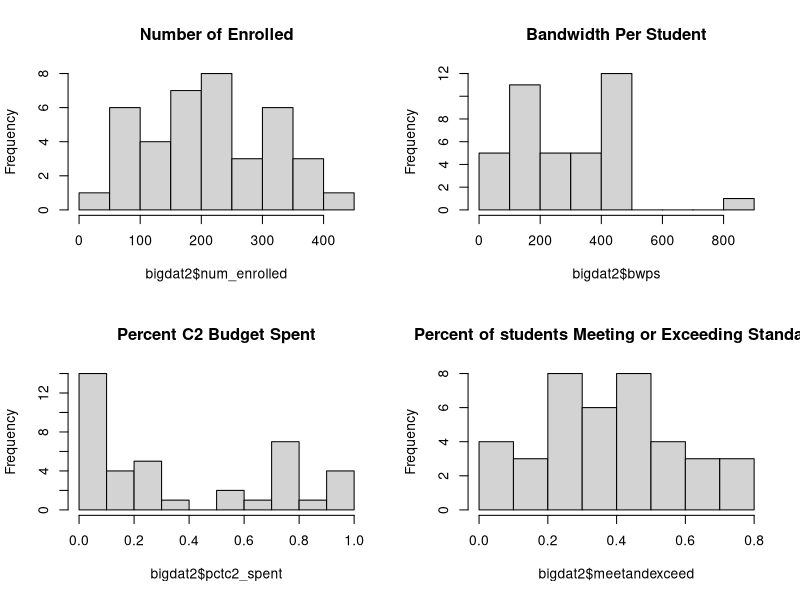

Generate this figure with R:
rm(list=ls())
directoryis=getwd()
setwd(directoryis)

#import .csv
psatmath=read.csv("psat-math-school Quick Report.csv")
psatlang=read.csv("psat-ela-school Quick Report.csv")



#function to remove header, extra cells,& non/excluded data (* fields)
cleaner=function(data){
  for(c in 1:2){ #convert character columns to char
    data[,c]=as.character(data[,c])
  }
  exclude=numeric() #initialize exclusion vector
  for(r in 3:length(data[,1])){ #identify rows to add to exclusion vector (rows containing *,**,***)
    for(c in 3:length(colnames(data))){
      if(data[r,c]=="*" | data[r,c]=="**" | data[r,c]=="***"){
        exclude=c(exclude,r)
      } 
    }
  }
  exclude=unique(exclude) #remove duplicate exclusion terms
  data=data[-c(1,exclude),] #eliminate rows from dataframe
  for(c in 3:length(colnames(data))){ #convert factor values to char then numeric
    data[,c]=as.character(data[,c])
    data[,c]=as.numeric(data[,c])
  }
  clip=numeric() #remove extra frames at the bottom
  for(r in 1:length(data[,4])){
    if(is.na(data[r,4])){
      clip=c(clip,r)
    }
  }
  data=data[-clip,]
  colnames(data)=c("dist","school","grade","num_enrolled","pctested","not","partial","meeting","exceed","meetandexceed","avgscalescore")
  return(data)
}


mathdat=cleaner(psatmath)
eladat=cleaner(psatlang)


eshdb=read.csv("ri_ass_dat_2018_01.csv")

cleaner2=function(data){
  #converting columns from factor to char,numeric,logical
  for(c in c(1,3,5,7,11,12,14,16)){
    data[,c]=as.character(data[,c])
    data[,c]=as.numeric(data[,c])
  }
  for(c in c(2,4,6,8,9,15)){
    data[,c]=as.character(data[,c])
  }
  for(c in c(10,13)){
    data[,c]=as.logical(data[,c])
  }
  return(data)
}

eshdb=cleaner2(eshdb)

ridata=mathdat
eshdata=eshdb

#matching algo by name
namematch=function(ridata,eshdata,num_char){
  maindf=data.frame()
  for(r in 1:length(ridata[,1])){
    numdat=data.frame()
    namdat=data.frame()
    rowdat=data.frame()
    name.source=ridata$school[r] #pick up school name each row
    name.source=gsub(" ","",name.source) #kill spaces
    name.source=gsub("\\.","",name.source) #kill periods
    name.source=tolower(name.source) #make lower case
    name.source=gsub("senior","sr",name.source) #translate "Senior" to abbrev.
    name.source=substr(name.source,1,num_char) #clip string to length of num_char input var.
    for(t in 1:length(eshdata[,1])){
      name.target=eshdata$school_name[t] #pick up school name each row
      name.target=gsub(" ","",name.target) #kill spaces
      name.target=gsub("\\.","",name.target) #kill periods
      name.target=tolower(name.target) #make lower case
      name.target=gsub("senior","sr",name.target) #translate "Senior" to abbrev.
      name.target=substr(name.target,1,num_char) #clip string to length of num_char input var.
      if(name.source==name.target){
        numdat=c(ridata[r,3:11],
                     "frl_percent"=eshdata$frl_percent[t], #percent eligible for lunch subsidy
                     "stupschool"=(eshdata$num_students[t]/eshdata$num_schools[t]), #average student/school/dist
                     "teachpschool"=(eshdata$num_teachers[t]/eshdata$num_schools[t]), #average teach/school/dist
                     "pctc2_spent"=eshdata$pct_c2_spent[t], #percent of C2 budget spent
                     "bwps"=eshdata$ia_bandwidth_per_student_kbps[t]) #bandwidth per student
        namdat=ridata[r,1:2]
        rowdat=cbind(namdat,numdat)
      }
    }
    maindf=rbind(maindf,rowdat)
  }
  maindf=as.data.frame(maindf)
  return(maindf)
}

namematch2=function(ridata,eshdata){
  maindf=data.frame()
  for(r in 1:length(ridata[,1])){
    numdat=data.frame()
    namdat=data.frame()
    rowdat=data.frame()
    name.source=ridata$school[r] #pick up school name each row
    name.source=tolower(name.source) #make lower case
    name.source=strsplit(name.source," ") #split by spaces
    for(l in 1:length(name.source[[1]])){
      name.source[[1]][l]=gsub("\\.","",name.source[[1]][l]) #kill periods
      if(name.source[[1]][l]=="senior"){ #change "Senior" to "sr
        name.source[[1]][l]="sr"
      }
    }
    for(t in 1:length(eshdata[,1])){
      name.target=eshdata$school_name[t] #pick up school name each row
      name.target=tolower(name.target) #make lower case
      name.target=strsplit(name.target," ") #split by spaces
      for(l in 1:length(name.target[[1]])){
        name.target[[1]][l]=gsub("\\.","",name.target[[1]][l]) #kill periods
        if(name.target[[1]][l]=="senior"){ #change "Senior" to "sr
          name.target[[1]][l]="sr"
        }
      }
      mscore=logical()
      name.source=name.source[[1]]
      name.target=name.target[[1]]
      for(p in 1:length(name.source[[1]])){
        if(name.source[p] == name.target[p]){
          mscore[p]=T
        }
        else{
          mscore[p]=F
        }
      }
      if(all(mscore)){ #if all score elements are TRUE indicates match
       numdat=c(ridata[r,3:11],
                 "frl_percent"=eshdata$frl_percent[t], #percent eligible for lunch subsidy
                 "stupschool"=(eshdata$num_students[t]/eshdata$num_schools[t]), #average student/school/dist
                 "teachpschool"=(eshdata$num_teachers[t]/eshdata$num_schools[t]), #average teach/school/dist
                 "pctc2_spent"=eshdata$pct_c2_spent[t], #percent of C2 budget spent
                 "bwps"=eshdata$ia_bandwidth_per_student_kbps[t]) #bandwidth per student
        namdat=ridata[r,1:2]
        rowdat=cbind(namdat,numdat) #join char & numeric items
      }
    }
    maindf=rbind(maindf,rowdat)
  }
  maindf=as.data.frame(maindf)
  return(maindf)
}

bigdat2=namematch2(mathdat,eshdb)
bigdat=namematch(mathdat,eshdb,5)

scrubNA=function(data){
  exclude=numeric()
  for(i in 1:length(data[,1])){
    if(is.na(data$frl_percent[i])){
      exclude=c(exclude,i)
    }
  }
  return(data[-exclude,])
}

bigdat2=scrubNA(bigdat2)

bigdat2$meetandexceed=bigdat2$meetandexceed/100

par(mfrow=c(2,2))
hist(bigdat2$num_enrolled, main="Number of Enrolled")
hist(bigdat2$bwps, main="Bandwidth Per Student")
hist(bigdat2$pctc2_spent, main="Percent C2 Budget Spent")
hist(bigdat2$meetandexceed, main="Percent of students Meeting or Exceeding Standard")

mod1=lm(log(meetandexceed/100)~
          log(frl_percent)+
          pctc2_spent+
          I(teachpschool/stupschool)+
          bwps, data=bigdat2)
summary(mod1)
